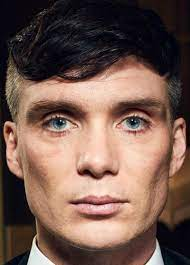
#> input picture cillian.jpg, 190 x 265 px
$ python -i aligner.py   (imports and definitions only)
#> lines starting #> are read from the running program, lines starting #| are printed output that depends on the picture
#> further down, picture is the input picture: shape (265, 190, 3); mean B, G, R 79.3, 89.4, 115.7
import numpy as np
import cv2


class Aligner:
    def __init__(self, desired_left_eye_position=(16, 24), desired_right_eye_position=(31, 24),
                 desired_face_width=46, desired_face_height=56, eye_scale_factor=1.2, eye_min_neighbors=3, face_scale_factor=1.1, face_min_neighbors=3, eye_min_size=[30, 30], face_min_size=[40, 40]):
        self.desired_left_eye_position = desired_left_eye_position
        self.desired_face_width = desired_face_width
        self.desired_face_height = desired_face_height
        self.face_cascade = cv2.CascadeClassifier(
            'cascades/data/haarcascade_frontalface_alt2.xml')
        self.eye_cascade = cv2.CascadeClassifier(
            'cascades/data/haarcascade_eye.xml')
        self.desired_left_eye_position = desired_left_eye_position
        self.desired_right_eye_position = desired_right_eye_position
        self.eye_scale_factor = eye_scale_factor
        self.eye_min_neighbors = eye_min_neighbors
        self.face_scale_factor = face_scale_factor
        self.face_min_neighbors = face_min_neighbors

    def findFaces(self, image):
        return self.face_cascade.detectMultiScale(
            image, self.eye_scale_factor, self.face_min_neighbors, minSize=[30, 30])

    def cutFaces(self, image):
        faces = self.face_cascade.detectMultiScale(
            image, self.eye_scale_factor, self.face_min_neighbors, minSize=[30, 30])
#> faces = [[13, 60, 165, 165]]
        return ([(image[y:y+h, x:x+w], x, y) for (x, y, w, h) in faces])

    def findEyes(self, image):
        return self.eye_cascade.detectMultiScale(image, scaleFactor=self.eye_scale_factor, minNeighbors=self.eye_min_neighbors, minSize=[30, 30])

    def alignFace(self, image):
        faces = self.cutFaces(image)
#> faces = 1 item
        if (len(faces) < 1):
            return None
        face, x, y = faces[0]
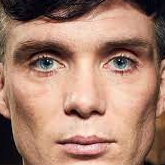
#> face: shape (165, 165, 3); mean of channels 0, 1, 2 111.2, 129, 167.5; drawn as B, G, R
#> x = 13; y = 60
        eyes = self.findEyes(face)
#> eyes = [[92, 32, 51, 51], [14, 30, 57, 57]]
        if (len(eyes) < 2):
            return None
        x1, y1, w1, h1 = eyes[0]  # Left eye area
#> x1 = 92; y1 = 32; w1 = 51; h1 = 51
        x1 += x
#> x1 = 105
        y1 += y
#> y1 = 92
        x2, y2, w2, h2 = eyes[1]  # Right eye area
#> x2 = 14; y2 = 30; w2 = 57; h2 = 57
        x2 += x
#> x2 = 27
        y2 += y
#> y2 = 90
        left_eye = (x1 + (w1 / 2), y1 + (h1 / 2))  # Left eye center
#> left_eye = (130.5, 117.5)
        right_eye = (x2 + (w2 / 2), y2 + (h2 / 2))  # Right eye center
#> right_eye = (55.5, 118.5)

        if (left_eye[0] > right_eye[0]):  # Check if eyes are switched
            left_eye, right_eye = right_eye, left_eye
#> left_eye = (55.5, 118.5); right_eye = (130.5, 117.5)

        dY = right_eye[1] - left_eye[1]
#> dY = -1
        dX = right_eye[0] - left_eye[0]
#> dX = 75
        # Angle of line that connects both eyes
        angle = np.degrees(np.arctan2(dY, dX))
#> angle = -0.764

        # Knowing the distance between eyes, and based on the desired distance between eyes,
        # scale factor can be obtained
        actual_distance = np.sqrt((dX ** 2) + (dY ** 2))
#> actual_distance = 75.01
        desired_distance = self.desired_right_eye_position[0] - \
            self.desired_left_eye_position[0]
        scale_factor = desired_distance / actual_distance
#> scale_factor = 0.2

        # Find eyes center
        eyes_center = ((left_eye[0] + right_eye[0]) // 2,
                       (left_eye[1] + right_eye[1]) // 2)
#> eyes_center = (93, 118)

        M = cv2.getRotationMatrix2D(
            eyes_center, angle, scale_factor)  # Rotation matrix
#> M = [[0.2, -0.00267, 74.72], [0.00267, 0.2, 94.16]]

        # Update the translation component of the rotation matrix
        tX = self.desired_face_width * 0.5
        tY = self.desired_left_eye_position[1]

        M[0, 2] += (tX - eyes_center[0])
        M[1, 2] += (tY - eyes_center[1])

        # Apply the affine transformation
        (w, h) = (self.desired_face_width, self.desired_face_height)
        output = cv2.warpAffine(image, M, (w, h),
                                flags=cv2.INTER_CUBIC)
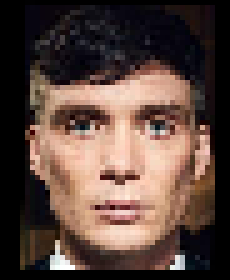
#> output: shape (56, 46, 3) (shown 5 times larger); mean B, G, R 61.9, 69.9, 90.5

        return output

    # [61 lines left out: function alignObjectToFace, not called in this run]

>>> import cv2
>>> picture = cv2.imread('cillian.jpg')
>>> result = Aligner().alignFace(picture)

$ run again, on cumberbatch.jpg
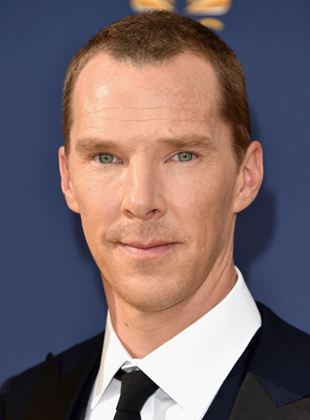
#> input picture cumberbatch.jpg, 310 x 420 px
#> picture is the input picture: shape (420, 310, 3); mean B, G, R 105.2, 102.5, 119.4
#> in cutFaces, `faces = self.face_cascade.detectMultiScale( image, self.eye_scale_fact..`: faces = [[38, 73, 212, 212]]
#> in alignFace, `faces = self.cutFaces(image)`: faces = 1 item
#> in alignFace, `face, x, y = faces[0]`:
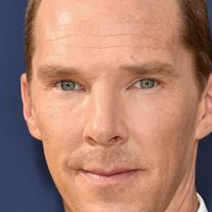
#> face: shape (212, 212, 3); mean of channels 0, 1, 2 111.9, 128.2, 172.3; drawn as B, G, R
#> x = 38; y = 73
#> eyes = [[38, 60, 51, 51], [119, 59, 48, 48]]
#> in alignFace, `x1, y1, w1, h1 = eyes[0]`: x1 = 38; y1 = 60; w1 = 51
#> in alignFace, `x1 += x`: x1 = 76
#> in alignFace, `y1 += y`: y1 = 133
#> in alignFace, `x2, y2, w2, h2 = eyes[1]`: x2 = 119; y2 = 59; w2 = 48
#> in alignFace, `x2 += x`: x2 = 157
#> in alignFace, `y2 += y`: y2 = 132
#> left_eye = (101.5, 158.5)
#> right_eye = (181, 156)
#> dY = -2.5
#> dX = 79.5
#> angle = -1.8
#> actual_distance = 79.54
#> scale_factor = 0.189
#> eyes_center = (141, 157)
#> M = [[0.188, -0.00593, 115.4], [0.00593, 0.188, 126.6]]
#> in alignFace, `output = cv2.warpAffine(image, M, (w, h), flags=cv2.INTER_CUBIC)`:
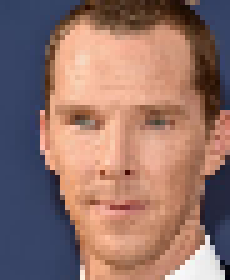
#> output: shape (56, 46, 3) (shown 5 times larger); mean B, G, R 106.5, 114.2, 147

$ run again, on friends2.jpg
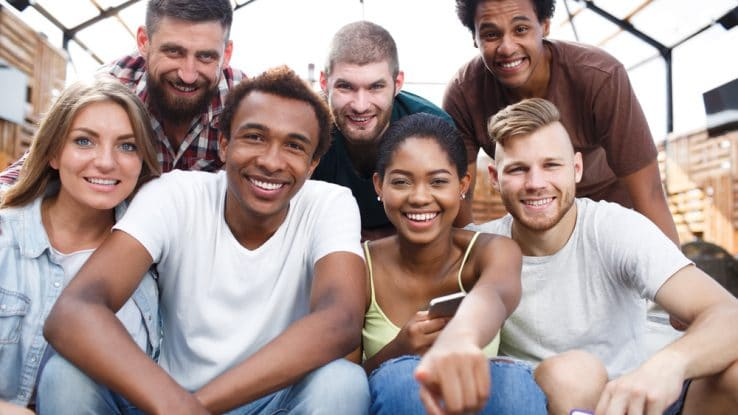
#> input picture friends2.jpg, 738 x 415 px
#> picture is the input picture: shape (415, 738, 3); mean B, G, R 148, 151.2, 169.3
#> in cutFaces, `faces = self.face_cascade.detectMultiScale( image, self.eye_scale_fact..`: faces = [[469, 4, 76, 76], [323, 59, 77, 77], [493, 134, 86, 86], [374, 145, 91, 91], [145, 22, 89, 89], [219, 97, 108, 108], [56, 107, 95, 95]]
#> in alignFace, `faces = self.cutFaces(image)`: faces = 7 items
#> in alignFace, `face, x, y = faces[0]`:
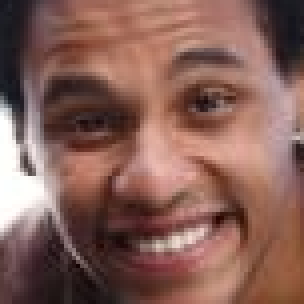
#> face: shape (76, 76, 3) (shown 4 times larger); mean of channels 0, 1, 2 88, 96.7, 134.7; drawn as B, G, R
#> x = 469; y = 4
#> eyes = ()
